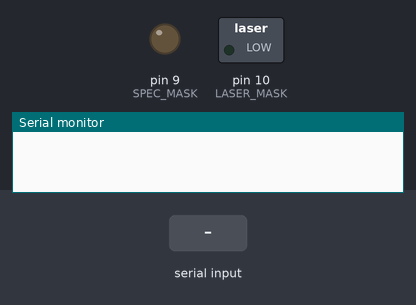
This sketch was run on a simulated Arduino Uno, built with avr-gcc and run on an emulated ATmega328P. Shown: switched loads named in the sketch (green lamp = pin HIGH), output pins drawn as LEDs (lit = HIGH), the last lines printed to the serial monitor. The test bench sets the inputs (shaded band).

Above: at 1.2 s.
1.3 s: "S" received over Serial
At 2.16 s:
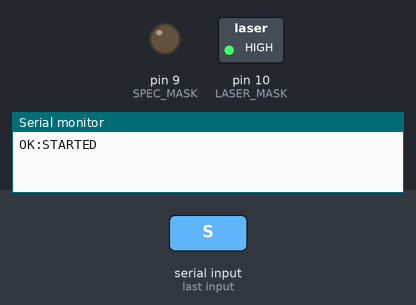
4.3 s: "X" received over Serial
At 4.9 s:
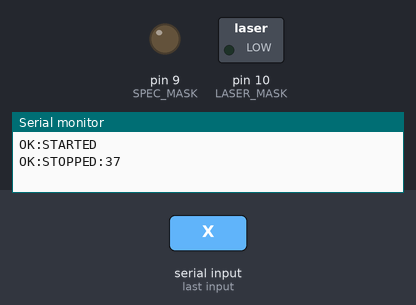
Timing chart, 0 to 7.3 s (numbered marks = the images above; inputs shaded):
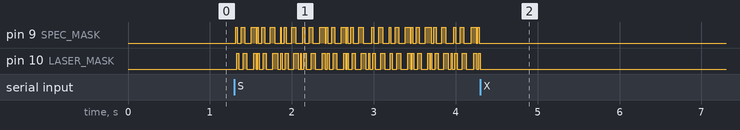

Measured:
- after the input at 4.3 s, pin 9 (SPEC_MASK): stops changing and stays LOW; pin 10 (LASER_MASK): goes on until 4.3 s, then stays LOW

The sketch:

sketch_jan12a.ino
```cpp
/*
 * Dual-Channel Precise Trigger Generator (WITH SERIAL CONTROL)
 * -----------------------------------------------------------
 * Hardware : Arduino Uno (ATmega328P)
 * Timer    : Timer1 (16-bit, CTC mode)
 *
 * Pin 9  (PB1) : Spectrometer trigger
 * Pin 10 (PB2) : Laser trigger
 *
 * Timing resolution : 0.5 µs (prescaler = 8)
 */

#include <avr/io.h>
#include <avr/interrupt.h>

// ============================================================================
// CONFIGURATION (unchanged protocol)
// ============================================================================

struct {
  uint32_t cycles;       // 0 = continuous
  uint16_t frequency;    // Hz
  uint8_t duty_spec;     // %
  uint8_t duty_laser;    // %
  int16_t offset_us;     // signed (laser - spec)
} config = {0, 100, 50, 50, 0};

// ============================================================================
// INTERNAL STATE
// ============================================================================

volatile bool running = false;
volatile uint32_t cycle_count = 0;

// Timer ticks (0.5 µs per tick)
uint16_t period_ticks;

uint16_t dt0, dt1, dt2, dt3;

// uint16_t t_spec_on;
// uint16_t t_spec_off;
// uint16_t t_laser_on;
// uint16_t t_laser_off;

struct Event {
  uint16_t time;
  uint8_t  set_mask;
  uint8_t  clr_mask;
};

volatile uint8_t event_index = 0;

// Pin masks
#define SPEC_MASK  _BV(PB1)   // D9
#define LASER_MASK _BV(PB2)   // D10

// ============================================================================
// SERIAL HELPERS (IDENTICAL BEHAVIOR)
// ============================================================================

uint32_t readUint32() {
  uint32_t v = Serial.read();
  v |= (uint32_t)Serial.read() << 8;
  v |= (uint32_t)Serial.read() << 16;
  v |= (uint32_t)Serial.read() << 24;
  return v;
}

uint16_t readUint16() {
  uint16_t v = Serial.read();
  v |= (uint16_t)Serial.read() << 8;
  return v;
}

bool readParameters() {

  uint32_t start = millis();
  while (Serial.available() < 10) {
    if (millis() - start > 5000) {
      Serial.println(F("ERR:TIMEOUT"));
      return false;
    }
  }

  config.cycles      = readUint32();
  config.frequency   = readUint16();
  config.duty_spec   = Serial.read();
  config.duty_laser  = Serial.read();
  config.offset_us   = (int16_t)readUint16();

  if (config.frequency < 1 || config.frequency > 1000 ||
      config.duty_spec > 100 || config.duty_laser > 100) {
    Serial.println(F("ERR:PARAM_RANGE"));
    return false;
  }

  return true;
}

// ============================================================================
// TIMING COMPUTATION
// ============================================================================

#define MAX_EVENTS 5

Event events[MAX_EVENTS];
uint16_t event_delta[MAX_EVENTS];
uint8_t event_count = 0;

void computeTiming() {

  period_ticks = (16000000UL / 8) / config.frequency;

  uint16_t spec_width  = (uint32_t)period_ticks * config.duty_spec  / 100;
  uint16_t laser_width = (uint32_t)period_ticks * config.duty_laser / 100;

  int32_t offset_ticks = (int32_t)config.offset_us * 2;

  int32_t spec_on   = 0;
  int32_t spec_off  = spec_width;
  int32_t laser_on  = offset_ticks;
  int32_t laser_off = offset_ticks + laser_width;

  // Normalize negative times
  int32_t min_t = min(spec_on, min(spec_off, min(laser_on, laser_off)));
  if (min_t < 0) {
    spec_on   -= min_t;
    spec_off  -= min_t;
    laser_on  -= min_t;
    laser_off -= min_t;
  }

  // Build events
  event_count = 0;
  events[event_count++] = { (uint16_t)spec_on,   SPEC_MASK, 0 };
  events[event_count++] = { (uint16_t)spec_off,  0, SPEC_MASK };
  events[event_count++] = { (uint16_t)laser_on,  LASER_MASK, 0 };
  events[event_count++] = { (uint16_t)laser_off, 0, LASER_MASK };
  events[event_count++] = { (uint16_t)period_ticks, 0, 0 };

  // Sort by time
  for (uint8_t i = 0; i < event_count - 1; i++) {
    for (uint8_t j = i + 1; j < event_count; j++) {
      if (events[j].time < events[i].time) {
        Event tmp = events[i];
        events[i] = events[j];
        events[j] = tmp;
      }
    }
  }

  // Convert to deltas
  event_delta[0] = events[0].time;
  for (uint8_t i = 1; i < event_count; i++) {
    event_delta[i] = events[i].time - events[i - 1].time;
  }
}


// ============================================================================
// START / STOP
// ============================================================================

void startGenerator() {

  stopGenerator();
  computeTiming();

  DDRB  |= SPEC_MASK | LASER_MASK;
  PORTB &= ~(SPEC_MASK | LASER_MASK);

  event_index = 0;
  cycle_count = 0;
  running = true;

  TCCR1A = 0;
  TCCR1B = _BV(WGM12) | _BV(CS11); // CTC, prescaler 8
  TCNT1  = 0;

  OCR1A  = 1;
  TIMSK1 = _BV(OCIE1A);
}

void stopGenerator() {
  TIMSK1 = 0;
  TCCR1B = 0;
  PORTB &= ~(SPEC_MASK | LASER_MASK);
  running = false;
}

// ============================================================================
// TIMER1 ISR (EVENT SEQUENCER)
// ============================================================================


ISR(TIMER1_COMPA_vect) {

  // Apply event
  PORTB |=  events[event_index].set_mask;
  PORTB &= ~events[event_index].clr_mask;

  OCR1A += event_delta[event_index];

  event_index++;
  if (event_index >= event_count) {
    event_index = 0;
    cycle_count++;

    if (config.cycles && cycle_count >= config.cycles) {
      stopGenerator();
    }
  }
}

// ============================================================================
// STATUS QUERY
// ============================================================================

void printStatus() {
  Serial.print(F("STATUS,"));
  Serial.print(running ? 1 : 0);
  Serial.print(',');
  Serial.print(cycle_count);
  Serial.print(',');
  Serial.print(config.frequency);
  Serial.print(',');
  Serial.print(config.duty_spec);
  Serial.print(',');
  Serial.print(config.duty_laser);
  Serial.print(',');
  Serial.println(config.offset_us);
}

// ============================================================================
// MAIN LOOP
// ============================================================================

void setup() {
  Serial.begin(115200);
  sei();
}

void loop() {

  if (!Serial.available()) return;

  char cmd = Serial.read();

  switch (cmd) {

    case 'S':
      startGenerator();
      Serial.println(F("OK:STARTED"));
      break;

    case 'X':
      stopGenerator();
      Serial.print(F("OK:STOPPED:"));
      Serial.println(cycle_count);
      break;

    case 'Q':
      printStatus();
      break;

    case 'P':
      if (readParameters()) {
        computeTiming();
        Serial.println(F("OK:PARAMS_SET"));
      }
      break;
  }

  delay(5);
  while (Serial.available()) Serial.read();
}
```
